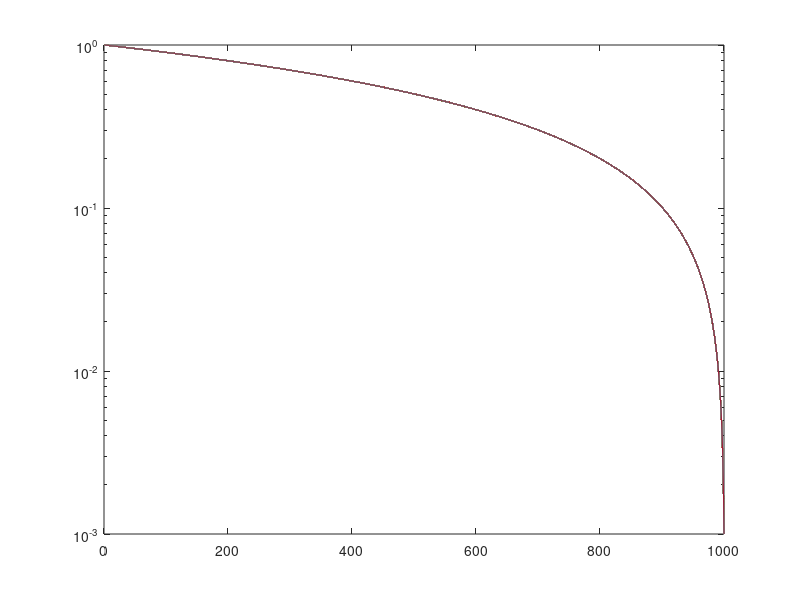

The MATLAB source for this figure: (Note: this script raises an error after producing the figure.)
% 08 04 2025 Test Hutchinson vs trace estimator: convergence of Lanczos and
% variance wrt samples

clear all
close all
warning off

T = 1; dl = 20; S = 100;
flopsHutch = zeros(dl,S/10); flopsPreHutch = zeros(dl,S/10); 

decadimento=0;

switch decadimento
    case 0
        n = 1000;
        Q = randn(n,n); [Q,~] = qr(Q);
        g = linspace(1,n,n)';
        mi = 0;
        G = diag((-g+g(n,1)+1)./g(n,1));
        A = Q*G*Q';
        figure(1)
        semilogy(diag(G))
        hold on 
        semilogy(diag(G)+mi*ones(n))

    case 1
        n = 1000;
        Q = randn(n,n); [Q,~] = qr(Q);
        g = linspace(1,n,n)';
        mi = 1e-3;
        G = diag(1./(g).^2);
        A = Q*G*Q';
        figure(1)
        semilogy(diag(G))
        hold on 
        semilogy(diag(G)+mi*ones(n))

    case 2
        n = 1000;
        Q = randn(n,n); [Q,~] = qr(Q);
        g = linspace(1,n,n)';
        mi = 1e-2;
        G = diag(1./sqrt(g));
        A = Q*G*Q';
        figure(1)
        semilogy(diag(G))
        hold on 
        semilogy(diag(G)+mi*ones(n))

    case 3
        n = 1000;
        Q = randn(n,n); [Q,~] = qr(Q);
        g = linspace(1,n,n)';
        mi = 1e-3;
        G = diag(exp(-g));
        A = Q*G*Q';
        figure(1)
        semilogy(diag(G))
        hold on 
        semilogy(diag(G)+mi*ones(n))

    case 4
        n = 1000;
        mi = 1e-4;
        kernel = @(x,y) ((norm(x)/n)^10 + (norm(y)/n)^10)^(0.1);
        data_matrix = orth(randn(n,n))*diag(1:n);
        A = build_kernel_matrix(data_matrix,kernel);
        [Q,G] = svd(A);
        G=diag(diag(G));
        A = Q*G*Q';
        figure(1)
        semilogy(diag(G))
        hold on 
        semilogy(diag(G)+mi*ones(n))

    case 5
        n = 2000;
        mi = 1e-4;
        alpha = 1; nu = 5/2;
        kernel = @(x,y) sqrt(pi)*((alpha*norm(x-y))^(nu)*besselk(nu,alpha*norm(x-y)))/(2^(nu-1)*alpha^(2*nu)*gamma(nu+0.5));
        data_matrix = 1/n*randn(n,n);

        for row = 1:n

            for column = 1:n

                if row == column
                
                    A(row,column) = sqrt(pi)*gamma(nu)/(gamma(nu + 1/2)*alpha^(2*nu));

                else

                    A(row,column) = kernel(data_matrix(:,row),data_matrix(:,column));

                end

            end
        
        end

        [Q,G] = svd(A);
        G=diag(diag(G));
        A = Q*G*Q';
        figure(1)
        semilogy(diag(G))
        hold on 
        semilogy(diag(G)+mi*ones(n))
end

trA = sum(log(diag(G+mi*eye(n,n))),"all");
MeanTotVarHutch = zeros(dl,1); MeanTotVarPreHutch = zeros(dl,1);

for t=1:T
    for l=10:10:10*dl
    
        % Nystrom su A
        [U,Lhat] = Nystrom(A,l);  ll = Lhat(l,l);
        % P05 = sqrtm((ll+mi)*U*(Lhat+mi*eye(l))^-1*U' + (eye(n) - U*U') );
        P = (ll+mi)^0.5*U*(Lhat+mi*eye(l))^-0.5*U' + (eye(n) - U*U');
        
        flopsPreHutch(l/10,1:S/10) = flopsPreHutch(l/10,1) + l^2*(l+n);
        % trPREC(l/10,1) = trace(logm((P*P)^-1));
        trPREC(l/10,1) = log((ll+mi)^(-l)*prod(diag(Lhat+mi*eye(l,l))));

        flopsPreHutch(l/10,1:S/10) = flopsPreHutch(l/10,1) + 3*l;
        % true_value(l/10,1) = trace(logm(P05*(A+mi*eye(n))*P05));

        for s=10:10:S
            %Hutchinson sulla matrice precondizionata
            [Pits(s/10),Ptr] = Preconditioned_HUTCH(A,mi,P,s,500);
            flopsPreHutch(l/10,s/10) = flopsPreHutch(l/10,s/10) + s*(Pits(s/10)*n^2);
            PreHutch(l/10,s/10) = trPREC(l/10,1) + Ptr;
            %stimatore direttamente su A
            [its(s/10),tr] = EST(A,mi,s,500);
            HutchA(l/10,s/10) = tr;
            flopsHutch(l/10,s/10) = flopsHutch(l/10,s/10) + s*(its(s/10)*n^2);
        end
        
        %total variation of estimator and PreHutch
        tvh(l/10,:) = HutchA(l/10,2:end)-HutchA(l/10,1:end-1);
        TotVarHutch(l/10,t) = sum(abs(tvh(l/10,:)));
        MeanTotVarHutch(l/10,1) = MeanTotVarHutch(l/10) + TotVarHutch(l/10,t);
        tvph(l/10,:) = PreHutch(l/10,2:end)-PreHutch(l/10,1:end-1);
        TotVarPreHutch(l/10,t) = sum(abs(tvph(l/10,:)));
        MeanTotVarPreHutch(l/10,1) = MeanTotVarPreHutch(l/10) + TotVarPreHutch(l/10,t);

        %stimatore deterministico
        brutal_estimate(l/10) = n*log(ll); %+G(n,n)

        %stime finali
        BrutEst(l/10) = trPREC(l/10) + brutal_estimate(l/10);

        figure(1+l/10)
        plot(10:10:S,PreHutch(l/10,:),'r')
        hold on
        plot(10:10:S,HutchA(l/10,:),'o-g')
        hold on
        plot(10:10:S,trA*ones(S/10,1),'c')
        legend('PreHutch++','est(log(A+$\mu$ I))','trlog(A+$\mu$ I)','interpreter','latex')
        
        figure(100+l/10)
        plot(10:10:S,flopsHutch(l/10,:),'o-g')
        hold on
        plot(10:10:S,flopsPreHutch(l/10,:),'r')
        legend('FLOPS est(log(A+$\mu$ I))','FLOPS PreHutch++','interpreter','latex')
    end
    
    % figure(3)
    % plot([10:10:10*dl],PreHutchEst/trA,'r')
    % hold on
    % plot([10:10:10*dl],PreHutchEstInv/trA,'-p')
    % hold on
    % plot([10:10:10*dl],HutchEst/trA,'b')
    % hold on
    % plot([10:10:10*dl],HutchEstInv/trA,'-v')
    % hold on
    % plot([10:10:10*dl],BrutEst/trA,'g')
    % hold on
    % plot([10:10:10*dl],BrutEstInv/trA,'y')
    % hold on
    % plot([10:10:10*dl],HutchA/trA,'o-')
    % hold on
    % ylim([0.8,1.2])
    % legend('ratio PreHutch++','ratio PreHutchInv++','ratio Hutch++','ratio HutchInv++','ratio BrutalEst','ratio BrutalEstInv','ratio Hutch(A)')
end

figure(400*T)
plot(10:10:10*dl,1/T*MeanTotVarHutch,'g')
hold on
plot(10:10:10*dl,1/T*MeanTotVarPreHutch,'r')
xlabel('rank of Nystrom preconditioner')
ylabel('mean of total variance')
legend('Total Variance Estimate','Total Variance PreHutch++','interpreter','latex')